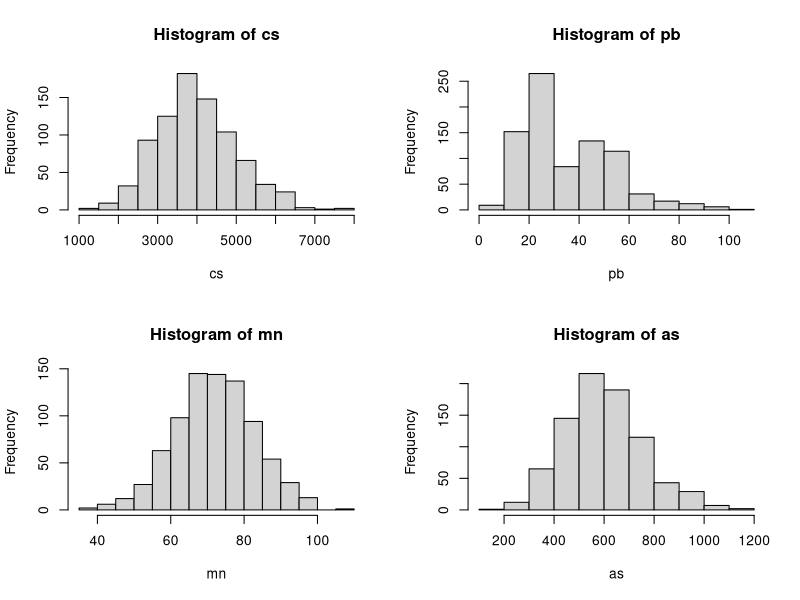
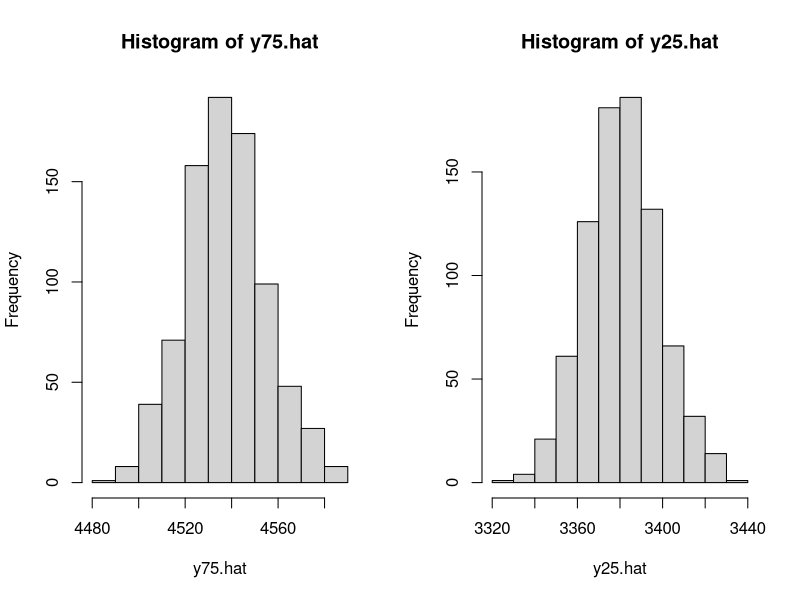

Write R code to recreate these figures, in order.
## ---- chunk 1
library(tidyverse)
library(MASS)
set.seed(1234)
## ---- chunk 2
#confoundings
age = rnorm(825,22.9,4.2)
iq = rnorm(825,26,5)
edu = rbinom(825,1,0.24)
smoke = rbinom(825,1,0.24)

#exposure

as = age^(1/2)+age*iq+edu+smoke^2+rnorm(825,0,5)
mn = age*2+edu^2+iq+smoke^3+rnorm(825,0,5)
pb = age+iq*edu+iq*smoke+smoke^2+rnorm(825,0,5)

##quantile

quantile(as,probs = c(0.25,0.75))
quantile(mn,probs = c(0.25,0.75))
quantile(pb,probs = c(0.25,0.75))

##assume coef
par(mfrow=c(2,2))
cs = 5*as+7*mn-3*pb+age*iq+edu*iq+smoke^2 +rnorm(825,sd = 35)

hist(cs)
hist(pb)
hist(mn)
hist(as)
## ---- chunk 3
#propensity score
fit.as = lm(as~age+iq+as.factor(edu)+as.factor(smoke))
fit.mn = lm(mn~age+iq+as.factor(edu)+as.factor(smoke))
fit.pb = lm(pb~age+iq+as.factor(edu)+as.factor(smoke))
summary(fit.as)
summary(fit.mn)
summary(fit.pb)
#Y~AX+C
df = data.frame(cs,as,mn,pb,age,iq,edu,smoke)
fit = lm(cs~as+mn+pb+age+iq+as.factor(edu)+as.factor(smoke),data = df)
summary(fit)
## ---- chunk 4
#predict exposures
as.hat = predict(fit.as)
mn.hat = predict(fit.mn)
pb.hat = predict(fit.pb)

quantile(as.hat,c(0.25,0.75))
quantile(mn.hat,c(0.25,0.75))
quantile(pb.hat,c(0.25,0.75))
## ---- chunk 5
# Y|75% exposure
as = rep(689,825)
mn = rep(78.94541 ,825)
pb = rep(48.83487,825)
new75 = data.frame(as,mn,pb,age,iq,edu,smoke)
y75.hat = predict(fit,new75,type = 'response')

# Y|75% exposure
as = rep(496.6899,825)
mn = rep(65.43030,825)
pb = rep(21.62003,825)
new25 = data.frame(as,mn,pb,age,iq,edu,smoke)
y25.hat = predict.lm(fit,newdata = new25,type = 'response')

par(mfrow = c(1,2))
hist(y75.hat)
hist(y25.hat)
## ---- chunk 6
ATE  = mean(y75.hat)-mean(y25.hat)
print(ATE)
